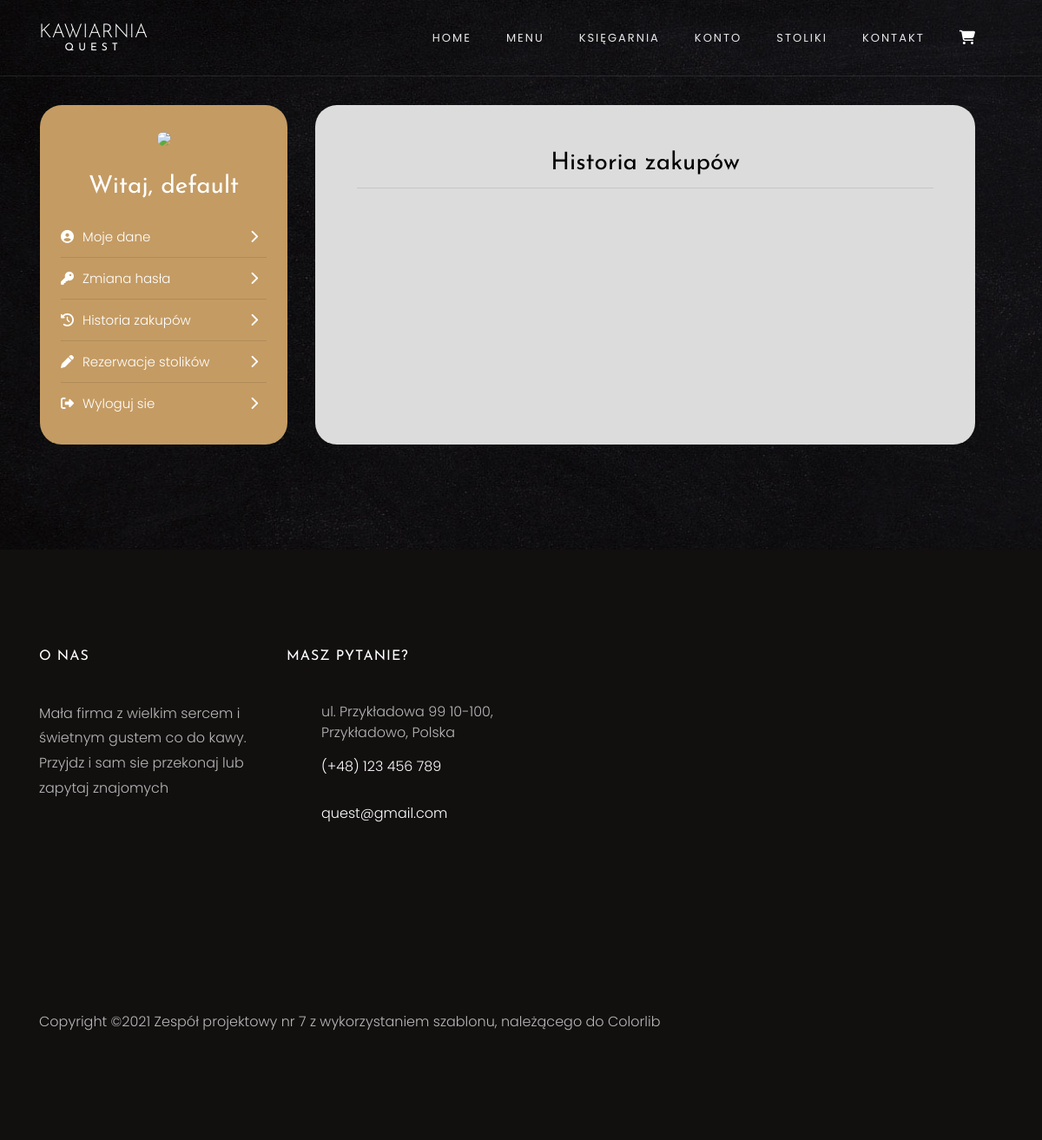
/konto/moje_zamowienia (signed in), run on an earlier commit of the app's database.
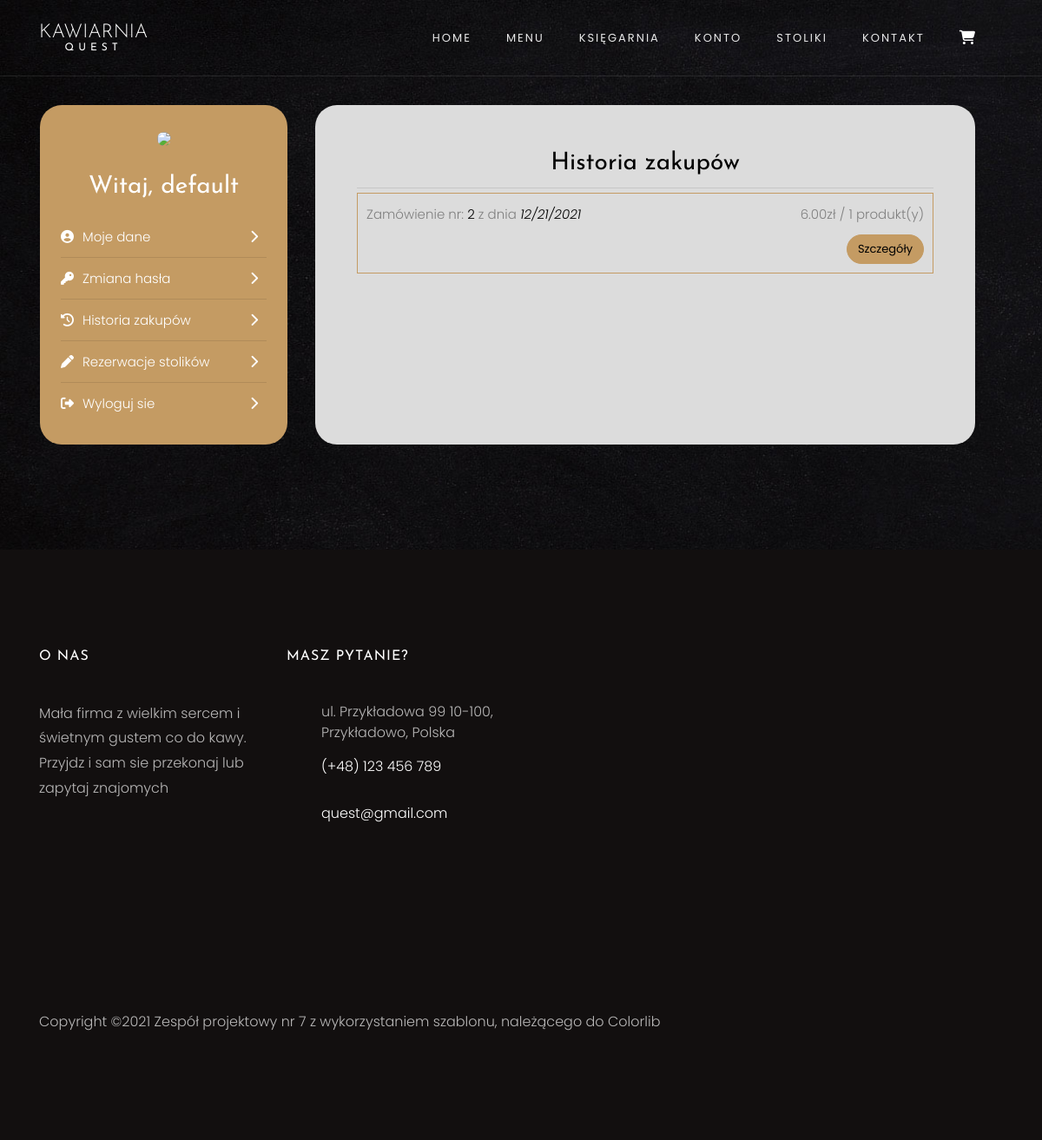
And on a later commit of the database.
### Quest/tabels.py (models this page shows)
class Order(db.Model):
    __tablename__ = "orders"
    id = db.Column(db.Integer, primary_key=True)
    date_of_order = db.Column(db.DateTime(), nullable=False)
    total_price = db.Column(db.Numeric(10, 2), nullable=False)
    total_number_of_items = db.Column(db.Integer, nullable=False)
    order_items = relationship("OrderItem", back_populates="order")
    client_id = db.Column(db.Integer, db.ForeignKey('clients.id'))
    client = relationship("Client", back_populates="orders")

### Quest/routes.py (the view)
@app.route("/konto/moje_zamowienia")
@login_required
@user_only
def account_orders_story():
    orders = current_user.client.orders
    return render_template("account/orders_story.html", orders=orders)

### Quest/routes.py (called while the page is built)
@login_manager.user_loader
def load_user(user_id):
    return db.session.query(User).get(user_id)

def user_only(f):
    @wraps(f)
    def decorated_fun(*args, **kwargs):
        if current_user.privileges == "User":
            return f(*args, **kwargs)
        else:
            return abort(403)
    return decorated_fun

### Quest/templates/account/orders_story.html (shortened to what this page needs)
{% extends "account/account.html" %}
{% block head %}
{{ super() }}
{% endblock %}
{% block account_page %}
<h3 class="text-center mb-2" style="color:black">Historia zakupów</h3>
<hr>
{% for order in orders %}
<div class="overflow-auto order">
    Zamówienie nr: <span style="color:black;">{{order.id}}</span> z dnia<span style="color:black; font-style: italic">
    {{order.date_of_order.strftime("%m/%d/%Y")}}</span> <span style="float:right; color:grey">{{order.total_price}}zł / {{order.total_number_of_items}} produkt(y) </span>
    <div class="text-right"><a href="{{url_for('account_order_details',order_id=order.id)}}" class="btn btn-primary" style="border-radius:25px; margin-top:10px">Szczegóły</a></div>
</div>
{% endfor %}
{% endblock %}

What changed in the data, as far as the page shows it:
added Order: id "2", date_of_order "12/21/2021", total_price "6.00", total_number_of_items "1"
